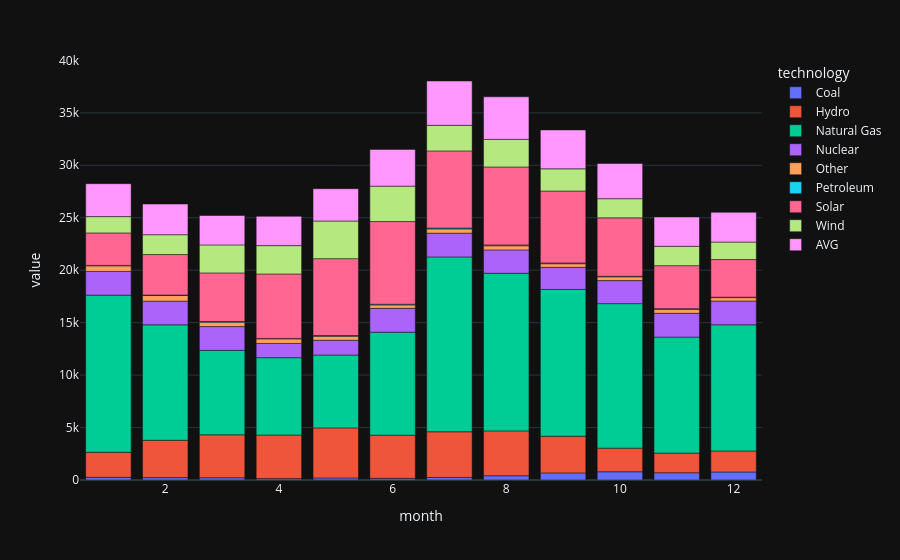

The cell this chart's notebook holds for it:
### Code cell
px.bar(
   data_frame= r_melt,
   x= "month",
   y = "value",
   color= "technology",
)

### Figure 1 — Plotly figure (JSON) as saved in the notebook; plotly's stock layout.template omitted (floating-point values rounded to 4 significant figures)
{"data": [{"hovertemplate": "technology=Coal<br>month=%{x}<br>value=%{y}<extra></extra>", "legendgroup": "Coal", "marker": {"color": "#636efa", "pattern": {"shape": ""}}, "name": "Coal", "orientation": "v", "showlegend": true, "textposition": "auto", "type": "bar", "x": [1, 2, 3, 4, 5, 6, 7, 8, 9, 10, 11, 12, "AVG"], "xaxis": "x", "y": [256.9, 231.3, 218.6, 138.0, 196.0, 160.9, 242.4, 405.4, 675.9, 782.4, 692.2, 765.7, 397.8], "yaxis": "y"}, {"hovertemplate": "technology=Hydro<br>month=%{x}<br>value=%{y}<extra></extra>", "legendgroup": "Hydro", "marker": {"color": "#EF553B", "pattern": {"shape": ""}}, "name": "Hydro", "orientation": "v", "showlegend": true, "textposition": "auto", "type": "bar", "x": [1, 2, 3, 4, 5, 6, 7, 8, 9, 10, 11, 12, "AVG"], "xaxis": "x", "y": [2390.0, 3556.0, 4088.0, 4154.0, 4770.0, 4115.0, 4353.0, 4276.0, 3498.0, 2256.0, 1873.0, 2004.0, 3444.0], "yaxis": "y"}, {"hovertemplate": "technology=Natural Gas<br>month=%{x}<br>value=%{y}<extra></extra>", "legendgroup": "Natural Gas", "marker": {"color": "#00cc96", "pattern": {"shape": ""}}, "name": "Natural Gas", "orientation": "v", "showlegend": true, "textposition": "auto", "type": "bar", "x": [1, 2, 3, 4, 5, 6, 7, 8, 9, 10, 11, 12, "AVG"], "xaxis": "x", "y": [14970.0, 11000.0, 8052.0, 7367.0, 6950.0, 9814.0, 16670.0, 15030.0, 13990.0, 13770.0, 11060.0, 12030.0, 11740.0], "yaxis": "y"}, {"hovertemplate": "technology=Nuclear<br>month=%{x}<br>value=%{y}<extra></extra>", "legendgroup": "Nuclear", "marker": {"color": "#ab63fa", "pattern": {"shape": ""}}, "name": "Nuclear", "orientation": "v", "showlegend": true, "textposition": "auto", "type": "bar", "x": [1, 2, 3, 4, 5, 6, 7, 8, 9, 10, 11, 12, "AVG"], "xaxis": "x", "y": [2261.0, 2260.0, 2265.0, 1360.0, 1402.0, 2271.0, 2265.0, 2225.0, 2108.0, 2195.0, 2266.0, 2263.0, 2095.0], "yaxis": "y"}, {"hovertemplate": "technology=Other<br>month=%{x}<br>value=%{y}<extra></extra>", "legendgroup": "Other", "marker": {"color": "#FFA15A", "pattern": {"shape": ""}}, "name": "Other", "orientation": "v", "showlegend": true, "textposition": "auto", "type": "bar", "x": [1, 2, 3, 4, 5, 6, 7, 8, 9, 10, 11, 12, "AVG"], "xaxis": "x", "y": [537.7, 542.6, 423.1, 435.1, 385.6, 330.2, 409.6, 395.9, 345.1, 358.5, 383.4, 323.7, 405.5], "yaxis": "y"}, {"hovertemplate": "technology=Petroleum<br>month=%{x}<br>value=%{y}<extra></extra>", "legendgroup": "Petroleum", "marker": {"color": "#19d3f3", "pattern": {"shape": ""}}, "name": "Petroleum", "orientation": "v", "showlegend": true, "textposition": "auto", "type": "bar", "x": [1, 2, 3, 4, 5, 6, 7, 8, 9, 10, 11, 12, "AVG"], "xaxis": "x", "y": [38.82, 41.57, 58.03, 45.6, 72.92, 62.93, 77.56, 81.81, 76.94, 54.2, 58.49, 41.53, 59.28], "yaxis": "y"}, {"hovertemplate": "technology=Solar<br>month=%{x}<br>value=%{y}<extra></extra>", "legendgroup": "Solar", "marker": {"color": "#FF6692", "pattern": {"shape": ""}}, "name": "Solar", "orientation": "v", "showlegend": true, "textposition": "auto", "type": "bar", "x": [1, 2, 3, 4, 5, 6, 7, 8, 9, 10, 11, 12, "AVG"], "xaxis": "x", "y": [3094.0, 3858.0, 4638.0, 6141.0, 7325.0, 7881.0, 7355.0, 7432.0, 6854.0, 5567.0, 4100.0, 3588.0, 5656.0], "yaxis": "y"}, {"hovertemplate": "technology=Wind<br>month=%{x}<br>value=%{y}<extra></extra>", "legendgroup": "Wind", "marker": {"color": "#B6E880", "pattern": {"shape": ""}}, "name": "Wind", "orientation": "v", "showlegend": true, "textposition": "auto", "type": "bar", "x": [1, 2, 3, 4, 5, 6, 7, 8, 9, 10, 11, 12, "AVG"], "xaxis": "x", "y": [1555.0, 1891.0, 2667.0, 2701.0, 3581.0, 3377.0, 2436.0, 2624.0, 2113.0, 1828.0, 1844.0, 1667.0, 2358.0], "yaxis": "y"}, {"hovertemplate": "technology=AVG<br>month=%{x}<br>value=%{y}<extra></extra>", "legendgroup": "AVG", "marker": {"color": "#FF97FF", "pattern": {"shape": ""}}, "name": "AVG", "orientation": "v", "showlegend": true, "textposition": "auto", "type": "bar", "x": [1, 2, 3, 4, 5, 6, 7, 8, 9, 10, 11, 12, "AVG"], "xaxis": "x", "y": [3138.0, 2923.0, 2801.0, 2793.0, 3085.0, 3501.0, 4226.0, 4058.0, 3708.0, 3352.0, 2798.0, 2835.0, 3271.0], "yaxis": "y"}], "layout": {"barmode": "relative", "legend": {"title": {"text": "technology"}, "tracegroupgap": 0}, "margin": {"t": 60}, "xaxis": {"anchor": "y", "domain": [0, 1], "title": {"text": "month"}}, "yaxis": {"anchor": "x", "domain": [0, 1], "title": {"text": "value"}}}}
